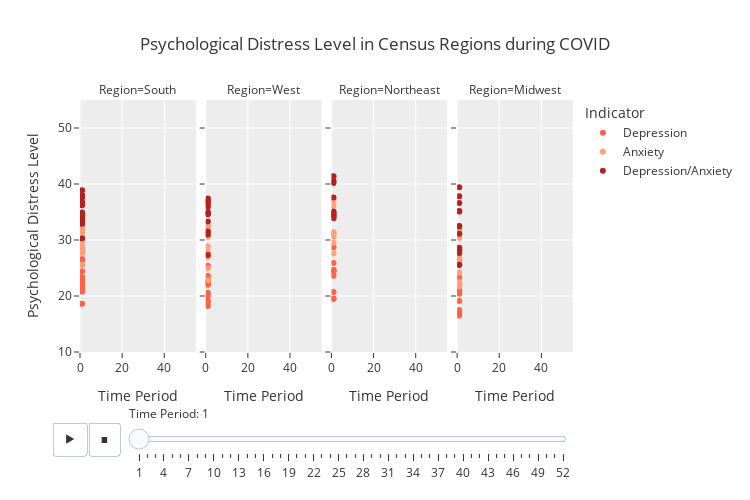

Notebook code cell kept with this figure:
### Markdown cell above
On average, households in southern states experience higher levels of psychological distress. To examine the state data in greater detail, we create the interactive chart below that offers intuitive navigation. By clicking the play button, the chart will automatically display data spanning time periods 1 to 52 (April 2020 to December 2022). We can pause the animation at any point or select a specific time period to view the corresponding data. Additionally, hovering over a point reveals detailed information, including the state name, symptoms, time period, region, and Psychological Distress level.

### Code cell
# We have already converted the states to regions
fig = px.scatter(state, x="Time Period", y="Psychological Distress Level", animation_frame="Time Period", 
                 animation_group="State", color="Indicator", hover_name="State", facet_col="Region",
                 log_x=False, size_max=45, range_x=[0,55], range_y=[10,55], 
                 title="Psychological Distress Level in Census Regions during COVID",
                 color_discrete_map={
                     'Anxiety': '#FFA07A',           # Light Salmon (Light Red)
                     'Depression': '#FF6347',        # Tomato (Medium Red)
                     'Depression/Anxiety': '#B22222' # Firebrick (Dark Red)
                 })

# Adding a slider for time period navigation
fig.update_layout(
    sliders=[{
        'active': 0,
        'currentvalue': {'prefix': 'Time Period: '},
        'pad': {"t": 50},
        'steps': [{'label': str(i), 'method': 'animate', 'args': [[str(i)], {'frame': {'duration': 300, 'redraw': True}}]} for i in state['Time Period'].unique()]
    }],
    title_x=0.5,
    xaxis_title="Time Period",
    yaxis_title="Psychological Distress Level",
)

fig.show()

### Figure 1 — Plotly figure (JSON) as saved in the notebook; plotly's stock layout.template omitted (floating-point values rounded to 4 significant figures)
{"data": [{"hovertemplate": "<b>%{hovertext}</b><br><br>Indicator=Depression<br>Time Period=%{x}<br>Region=South<br>Psychological Distress Level=%{y}<extra></extra>", "hovertext": ["Alabama", "Arkansas", "Delaware", "District of Columbia", "Florida", "Georgia", "Kentucky", "Louisiana", "Maryland", "Mississippi", "North Carolina", "Oklahoma", "South Carolina", "Tennessee", "Texas", "Virginia", "West Virginia"], "ids": ["Alabama", "Arkansas", "Delaware", "District of Columbia", "Florida", "Georgia", "Kentucky", "Louisiana", "Maryland", "Mississippi", "North Carolina", "Oklahoma", "South Carolina", "Tennessee", "Texas", "Virginia", "West Virginia"], "legendgroup": "Depression", "marker": {"color": "#FF6347", "symbol": "circle"}, "mode": "markers", "name": "Depression", "orientation": "v", "showlegend": true, "type": "scatter", "x": [1, 1, 1, 1, 1, 1, 1, 1, 1, 1, 1, 1, 1, 1, 1, 1, 1], "xaxis": "x", "y": [18.6, 26.6, 21.1, 26.4, 22.5, 25.6, 23.2, 28.1, 20.9, 22.9, 21.1, 20.8, 21.6, 22.2, 24.4, 21.5, 23.4], "yaxis": "y"}, {"hovertemplate": "<b>%{hovertext}</b><br><br>Indicator=Depression<br>Time Period=%{x}<br>Region=West<br>Psychological Distress Level=%{y}<extra></extra>", "hovertext": ["Alaska", "Arizona", "California", "Colorado", "Hawaii", "Idaho", "Montana", "Nevada", "New Mexico", "Oregon", "Utah", "Washington", "Wyoming"], "ids": ["Alaska", "Arizona", "California", "Colorado", "Hawaii", "Idaho", "Montana", "Nevada", "New Mexico", "Oregon", "Utah", "Washington", "Wyoming"], "legendgroup": "Depression", "marker": {"color": "#FF6347", "symbol": "circle"}, "mode": "markers", "name": "Depression", "orientation": "v", "showlegend": false, "type": "scatter", "x": [1, 1, 1, 1, 1, 1, 1, 1, 1, 1, 1, 1, 1], "xaxis": "x2", "y": [19.2, 22.4, 25.4, 22, 20, 20.6, 18.2, 23.6, 22.4, 22.5, 22.9, 22.1, 18.9], "yaxis": "y2"}, {"hovertemplate": "<b>%{hovertext}</b><br><br>Indicator=Depression<br>Time Period=%{x}<br>Region=Northeast<br>Psychological Distress Level=%{y}<extra></extra>", "hovertext": ["Connecticut", "Maine", "Massachusetts", "New Hampshire", "New Jersey", "New York", "Pennsylvania", "Rhode Island", "Vermont"], "ids": ["Connecticut", "Maine", "Massachusetts", "New Hampshire", "New Jersey", "New York", "Pennsylvania", "Rhode Island", "Vermont"], "legendgroup": "Depression", "marker": {"color": "#FF6347", "symbol": "circle"}, "mode": "markers", "name": "Depression", "orientation": "v", "showlegend": false, "type": "scatter", "x": [1, 1, 1, 1, 1, 1, 1, 1, 1], "xaxis": "x3", "y": [24.4, 19.5, 25.9, 19.5, 23.6, 28.7, 24.7, 24.5, 20.7], "yaxis": "y3"}, {"hovertemplate": "<b>%{hovertext}</b><br><br>Indicator=Depression<br>Time Period=%{x}<br>Region=Midwest<br>Psychological Distress Level=%{y}<extra></extra>", "hovertext": ["Illinois", "Indiana", "Iowa", "Kansas", "Michigan", "Minnesota", "Missouri", "Nebraska", "North Dakota", "Ohio", "South Dakota", "Wisconsin"], "ids": ["Illinois", "Indiana", "Iowa", "Kansas", "Michigan", "Minnesota", "Missouri", "Nebraska", "North Dakota", "Ohio", "South Dakota", "Wisconsin"], "legendgroup": "Depression", "marker": {"color": "#FF6347", "symbol": "circle"}, "mode": "markers", "name": "Depression", "orientation": "v", "showlegend": false, "type": "scatter", "x": [1, 1, 1, 1, 1, 1, 1, 1, 1, 1, 1, 1], "xaxis": "x4", "y": [23.3, 26.4, 16.5, 22.1, 25.5, 20.4, 21, 19.1, 17, 21.2, 17.5, 22], "yaxis": "y4"}, {"hovertemplate": "<b>%{hovertext}</b><br><br>Indicator=Anxiety<br>Time Period=%{x}<br>Region=South<br>Psychological Distress Level=%{y}<extra></extra>", "hovertext": ["Alabama", "Arkansas", "Delaware", "District of Columbia", "Florida", "Georgia", "Kentucky", "Louisiana", "Maryland", "Mississippi", "North Carolina", "Oklahoma", "South Carolina", "Tennessee", "Texas", "Virginia", "West Virginia"], "ids": ["Alabama", "Arkansas", "Delaware", "District of Columbia", "Florida", "Georgia", "Kentucky", "Louisiana", "Maryland", "Mississippi", "North Carolina", "Oklahoma", "South Carolina", "Tennessee", "Texas", "Virginia", "West Virginia"], "legendgroup": "Anxiety", "marker": {"color": "#FFA07A", "symbol": "circle"}, "mode": "markers", "name": "Anxiety", "orientation": "v", "showlegend": true, "type": "scatter", "x": [1, 1, 1, 1, 1, 1, 1, 1, 1, 1, 1, 1, 1, 1, 1, 1, 1], "xaxis": "x", "y": [25.6, 33.7, 29.9, 31.4, 32.6, 31.9, 31.6, 34.4, 27.7, 30.3, 30, 28.6, 27.8, 28.2, 29.7, 28.5, 28.8], "yaxis": "y"}, {"hovertemplate": "<b>%{hovertext}</b><br><br>Indicator=Anxiety<br>Time Period=%{x}<br>Region=West<br>Psychological Distress Level=%{y}<extra></extra>", "hovertext": ["Alaska", "Arizona", "California", "Colorado", "Hawaii", "Idaho", "Montana", "Nevada", "New Mexico", "Oregon", "Utah", "Washington", "Wyoming"], "ids": ["Alaska", "Arizona", "California", "Colorado", "Hawaii", "Idaho", "Montana", "Nevada", "New Mexico", "Oregon", "Utah", "Washington", "Wyoming"], "legendgroup": "Anxiety", "marker": {"color": "#FFA07A", "symbol": "circle"}, "mode": "markers", "name": "Anxiety", "orientation": "v", "showlegend": false, "type": "scatter", "x": [1, 1, 1, 1, 1, 1, 1, 1, 1, 1, 1, 1, 1], "xaxis": "x2", "y": [27.7, 32.3, 30.8, 32.6, 32.3, 26.9, 22.8, 31.4, 27.9, 31.5, 28.9, 30.6, 24.9], "yaxis": "y2"}, {"hovertemplate": "<b>%{hovertext}</b><br><br>Indicator=Anxiety<br>Time Period=%{x}<br>Region=Northeast<br>Psychological Distress Level=%{y}<extra></extra>", "hovertext": ["Connecticut", "Maine", "Massachusetts", "New Hampshire", "New Jersey", "New York", "Pennsylvania", "Rhode Island", "Vermont"], "ids": ["Connecticut", "Maine", "Massachusetts", "New Hampshire", "New Jersey", "New York", "Pennsylvania", "Rhode Island", "Vermont"], "legendgroup": "Anxiety", "marker": {"color": "#FFA07A", "symbol": "circle"}, "mode": "markers", "name": "Anxiety", "orientation": "v", "showlegend": false, "type": "scatter", "x": [1, 1, 1, 1, 1, 1, 1, 1, 1], "xaxis": "x3", "y": [34.9, 29.5, 37, 31.3, 31.4, 36.1, 31, 27.6, 30.6], "yaxis": "y3"}, {"hovertemplate": "<b>%{hovertext}</b><br><br>Indicator=Anxiety<br>Time Period=%{x}<br>Region=Midwest<br>Psychological Distress Level=%{y}<extra></extra>", "hovertext": ["Illinois", "Indiana", "Iowa", "Kansas", "Michigan", "Minnesota", "Missouri", "Nebraska", "North Dakota", "Ohio", "South Dakota", "Wisconsin"], "ids": ["Illinois", "Indiana", "Iowa", "Kansas", "Michigan", "Minnesota", "Missouri", "Nebraska", "North Dakota", "Ohio", "South Dakota", "Wisconsin"], "legendgroup": "Anxiety", "marker": {"color": "#FFA07A", "symbol": "circle"}, "mode": "markers", "name": "Anxiety", "orientation": "v", "showlegend": false, "type": "scatter", "x": [1, 1, 1, 1, 1, 1, 1, 1, 1, 1, 1, 1], "xaxis": "x4", "y": [31.1, 31.8, 22.5, 26.4, 32.5, 28.5, 30.4, 24.2, 21.7, 31.1, 22.1, 27.1], "yaxis": "y4"}, {"hovertemplate": "<b>%{hovertext}</b><br><br>Indicator=Depression/Anxiety<br>Time Period=%{x}<br>Region=South<br>Psychological Distress Level=%{y}<extra></extra>", "hovertext": ["Alabama", "Arkansas", "Delaware", "District of Columbia", "Florida", "Georgia", "Kentucky", "Louisiana", "Maryland", "Mississippi", "North Carolina", "Oklahoma", "South Carolina", "Tennessee", "Texas", "Virginia", "West Virginia"], "ids": ["Alabama", "Arkansas", "Delaware", "District of Columbia", "Florida", "Georgia", "Kentucky", "Louisiana", "Maryland", "Mississippi", "North Carolina", "Oklahoma", "South Carolina", "Tennessee", "Texas", "Virginia", "West Virginia"], "legendgroup": "Depression/Anxiety", "marker": {"color": "#B22222", "symbol": "circle"}, "mode": "markers", "name": "Depression/Anxiety", "orientation": "v", "showlegend": true, "type": "scatter", "x": [1, 1, 1, 1, 1, 1, 1, 1, 1, 1, 1, 1, 1, 1, 1, 1, 1], "xaxis": "x", "y": [30.3, 38, 34.7, 37.6, 36.8, 36.2, 36.4, 38.9, 32.9, 34.5, 34.6, 34.1, 33.3, 33.4, 34.9, 33.7, 34.3], "yaxis": "y"}, {"hovertemplate": "<b>%{hovertext}</b><br><br>Indicator=Depression/Anxiety<br>Time Period=%{x}<br>Region=West<br>Psychological Distress Level=%{y}<extra></extra>", "hovertext": ["Alaska", "Arizona", "California", "Colorado", "Hawaii", "Idaho", "Montana", "Nevada", "New Mexico", "Oregon", "Utah", "Washington", "Wyoming"], "ids": ["Alaska", "Arizona", "California", "Colorado", "Hawaii", "Idaho", "Montana", "Nevada", "New Mexico", "Oregon", "Utah", "Washington", "Wyoming"], "legendgroup": "Depression/Anxiety", "marker": {"color": "#B22222", "symbol": "circle"}, "mode": "markers", "name": "Depression/Anxiety", "orientation": "v", "showlegend": false, "type": "scatter", "x": [1, 1, 1, 1, 1, 1, 1, 1, 1, 1, 1, 1, 1], "xaxis": "x2", "y": [31.5, 36.4, 37.4, 35.9, 37, 33.3, 27.3, 34.8, 34.6, 36.8, 34.7, 35, 31], "yaxis": "y2"}, {"hovertemplate": "<b>%{hovertext}</b><br><br>Indicator=Depression/Anxiety<br>Time Period=%{x}<br>Region=Northeast<br>Psychological Distress Level=%{y}<extra></extra>", "hovertext": ["Connecticut", "Maine", "Massachusetts", "New Hampshire", "New Jersey", "New York", "Pennsylvania", "Rhode Island", "Vermont"], "ids": ["Connecticut", "Maine", "Massachusetts", "New Hampshire", "New Jersey", "New York", "Pennsylvania", "Rhode Island", "Vermont"], "legendgroup": "Depression/Anxiety", "marker": {"color": "#B22222", "symbol": "circle"}, "mode": "markers", "name": "Depression/Anxiety", "orientation": "v", "showlegend": false, "type": "scatter", "x": [1, 1, 1, 1, 1, 1, 1, 1, 1], "xaxis": "x3", "y": [40.2, 34.3, 40.6, 34.8, 37.6, 41.4, 35.1, 34.4, 33.9], "yaxis": "y3"}, {"hovertemplate": "<b>%{hovertext}</b><br><br>Indicator=Depression/Anxiety<br>Time Period=%{x}<br>Region=Midwest<br>Psychological Distress Level=%{y}<extra></extra>", "hovertext": ["Illinois", "Indiana", "Iowa", "Kansas", "Michigan", "Minnesota", "Missouri", "Nebraska", "North Dakota", "Ohio", "South Dakota", "Wisconsin"], "ids": ["Illinois", "Indiana", "Iowa", "Kansas", "Michigan", "Minnesota", "Missouri", "Nebraska", "North Dakota", "Ohio", "South Dakota", "Wisconsin"], "legendgroup": "Depression/Anxiety", "marker": {"color": "#B22222", "symbol": "circle"}, "mode": "markers", "name": "Depression/Anxiety", "orientation": "v", "showlegend": false, "type": "scatter", "x": [1, 1, 1, 1, 1, 1, 1, 1, 1, 1, 1, 1], "xaxis": "x4", "y": [36.6, 37.8, 28.2, 32.5, 39.4, 32.4, 35.2, 28.6, 27.7, 35.1, 25.6, 31.1], "yaxis": "y4"}], "layout": {"annotations": [{"font": {}, "showarrow": false, "text": "Region=South", "x": 0.1175, "xanchor": "center", "xref": "paper", "y": 1, "yanchor": "bottom", "yref": "paper"}, {"font": {}, "showarrow": false, "text": "Region=West", "x": 0.3725, "xanchor": "center", "xref": "paper", "y": 1, "yanchor": "bottom", "yref": "paper"}, {"font": {}, "showarrow": false, "text": "Region=Northeast", "x": 0.6275, "xanchor": "center", "xref": "paper", "y": 1, "yanchor": "bottom", "yref": "paper"}, {"font": {}, "showarrow": false, "text": "Region=Midwest", "x": 0.8825, "xanchor": "center", "xref": "paper", "y": 1, "yanchor": "bottom", "yref": "paper"}], "height": 500, "legend": {"title": {"text": "Indicator"}, "tracegroupgap": 0}, "sliders": [{"active": 0, "currentvalue": {"prefix": "Time Period: "}, "len": 0.9, "pad": {"b": 10, "t": 50}, "steps": [{"args": [["1"], {"frame": {"duration": 300, "redraw": true}}], "label": "1", "method": "animate"}, {"args": [["2"], {"frame": {"duration": 300, "redraw": true}}], "label": "2", "method": "animate"}, {"args": [["3"], {"frame": {"duration": 300, "redraw": true}}], "label": "3", "method": "animate"}, {"args": [["4"], {"frame": {"duration": 300, "redraw": true}}], "label": "4", "method": "animate"}, {"args": [["5"], {"frame": {"duration": 300, "redraw": true}}], "label": "5", "method": "animate"}, {"args": [["6"], {"frame": {"duration": 300, "redraw": true}}], "label": "6", "method": "animate"}, {"args": [["7"], {"frame": {"duration": 300, "redraw": true}}], "label": "7", "method": "animate"}, {"args": [["8"], {"frame": {"duration": 300, "redraw": true}}], "label": "8", "method": "animate"}, {"args": [["9"], {"frame": {"duration": 300, "redraw": true}}], "label": "9", "method": "animate"}, {"args": [["10"], {"frame": {"duration": 300, "redraw": true}}], "label": "10", "method": "animate"}, {"args": [["11"], {"frame": {"duration": 300, "redraw": true}}], "label": "11", "method": "animate"}, {"args": [["12"], {"frame": {"duration": 300, "redraw": true}}], "label": "12", "method": "animate"}, {"args": [["13"], {"frame": {"duration": 300, "redraw": true}}], "label": "13", "method": "animate"}, {"args": [["14"], {"frame": {"duration": 300, "redraw": true}}], "label": "14", "method": "animate"}, {"args": [["15"], {"frame": {"duration": 300, "redraw": true}}], "label": "15", "method": "animate"}, {"args": [["16"], {"frame": {"duration": 300, "redraw": true}}], "label": "16", "method": "animate"}, {"args": [["17"], {"frame": {"duration": 300, "redraw": true}}], "label": "17", "method": "animate"}, {"args": [["18"], {"frame": {"duration": 300, "redraw": true}}], "label": "18", "method": "animate"}, {"args": [["19"], {"frame": {"duration": 300, "redraw": true}}], "label": "19", "method": "animate"}, {"args": [["20"], {"frame": {"duration": 300, "redraw": true}}], "label": "20", "method": "animate"}, {"args": [["21"], {"frame": {"duration": 300, "redraw": true}}], "label": "21", "method": "animate"}, {"args": [["22"], {"frame": {"duration": 300, "redraw": true}}], "label": "22", "method": "animate"}, {"args": [["23"], {"frame": {"duration": 300, "redraw": true}}], "label": "23", "method": "animate"}, {"args": [["24"], {"frame": {"duration": 300, "redraw": true}}], "label": "24", "method": "animate"}, {"args": [["25"], {"frame": {"duration": 300, "redraw": true}}], "label": "25", "method": "animate"}, {"args": [["26"], {"frame": {"duration": 300, "redraw": true}}], "label": "26", "method": "animate"}, {"args": [["27"], {"frame": {"duration": 300, "redraw": true}}], "label": "27", "method": "animate"}, {"args": [["28"], {"frame": {"duration": 300, "redraw": true}}], "label": "28", "method": "animate"}, {"args": [["29"], {"frame": {"duration": 300, "redraw": true}}], "label": "29", "method": "animate"}, {"args": [["30"], {"frame": {"duration": 300, "redraw": true}}], "label": "30", "method": "animate"}, {"args": [["31"], {"frame": {"duration": 300, "redraw": true}}], "label": "31", "method": "animate"}, {"args": [["32"], {"frame": {"duration": 300, "redraw": true}}], "label": "32", "method": "animate"}, {"args": [["33"], {"frame": {"duration": 300, "redraw": true}}], "label": "33", "method": "animate"}, {"args": [["34"], {"frame": {"duration": 300, "redraw": true}}], "label": "34", "method": "animate"}, {"args": [["35"], {"frame": {"duration": 300, "redraw": true}}], "label": "35", "method": "animate"}, {"args": [["36"], {"frame": {"duration": 300, "redraw": true}}], "label": "36", "method": "animate"}, {"args": [["37"], {"frame": {"duration": 300, "redraw": true}}], "label": "37", "method": "animate"}, {"args": [["38"], {"frame": {"duration": 300, "redraw": true}}], "label": "38", "method": "animate"}, {"args": [["39"], {"frame": {"duration": 300, "redraw": true}}], "label": "39", "method": "animate"}, {"args": [["40"], {"frame": {"duration": 300, "redraw": true}}], "label": "40", "method": "animate"}, {"args": [["41"], {"frame": {"duration": 300, "redraw": true}}], "label": "41", "method": "animate"}, {"args": [["42"], {"frame": {"duration": 300, "redraw": true}}], "label": "42", "method": "animate"}, {"args": [["43"], {"frame": {"duration": 300, "redraw": true}}], "label": "43", "method": "animate"}, {"args": [["44"], {"frame": {"duration": 300, "redraw": true}}], "label": "44", "method": "animate"}, {"args": [["45"], {"frame": {"duration": 300, "redraw": true}}], "label": "45", "method": "animate"}, {"args": [["46"], {"frame": {"duration": 300, "redraw": true}}], "label": "46", "method": "animate"}, {"args": [["47"], {"frame": {"duration": 300, "redraw": true}}], "label": "47", "method": "animate"}, {"args": [["48"], {"frame": {"duration": 300, "redraw": true}}], "label": "48", "method": "animate"}, {"args": [["49"], {"frame": {"duration": 300, "redraw": true}}], "label": "49", "method": "animate"}, {"args": [["50"], {"frame": {"duration": 300, "redraw": true}}], "label": "50", "method": "animate"}, {"args": [["51"], {"frame": {"duration": 300, "redraw": true}}], "label": "51", "method": "animate"}, {"args": [["52"], {"frame": {"duration": 300, "redraw": true}}], "label": "52", "method": "animate"}], "x": 0.1, "xanchor": "left", "y": 0, "yanchor": "top"}], "title": {"text": "Psychological Distress Level in Census Regions during COVID", "x": 0.5}, "updatemenus": [{"buttons": [{"args": [null, {"frame": {"duration": 500, "redraw": false}, "fromcurrent": true, "mode": "immediate", "transition": {"duration": 500, "easing": "linear"}}], "label": "&#9654;", "method": "animate"}, {"args": [[null], {"frame": {"duration": 0, "redraw": false}, "fromcurrent": true, "mode": "immediate", "transition": {"duration": 0, "easing": "linear"}}], "label": "&#9724;", "method": "animate"}], "direction": "left", "pad": {"r": 10, "t": 70}, "showactive": false, "type": "buttons", "x": 0.1, "xanchor": "right", "y": 0, "yanchor": "top"}], "width": 750, "xaxis": {"anchor": "y", "categoryarray": [1, 2, 3, 4, 5, 6, 7, 8, 9, 10, 11, 12, 13, 14, 15, 16, 17, 18, 19, 20, 21, 22, 23, 24, 25, 26, 27, 28, 29, 30, 31, 32, 33, 34, 35, 36, 37, 38, 39, 40, 41, 42, 43, 44, 45, 46, 47, 48, 49, 50, 51, 52], "categoryorder": "array", "domain": [0, 0.235], "range": [0, 55], "title": {"text": "Time Period"}}, "xaxis2": {"anchor": "y2", "categoryarray": [1, 2, 3, 4, 5, 6, 7, 8, 9, 10, 11, 12, 13, 14, 15, 16, 17, 18, 19, 20, 21, 22, 23, 24, 25, 26, 27, 28, 29, 30, 31, 32, 33, 34, 35, 36, 37, 38, 39, 40, 41, 42, 43, 44, 45, 46, 47, 48, 49, 50, 51, 52], "categoryorder": "array", "domain": [0.255, 0.49], "matches": "x", "range": [0, 55], "title": {"text": "Time Period"}}, "xaxis3": {"anchor": "y3", "categoryarray": [1, 2, 3, 4, 5, 6, 7, 8, 9, 10, 11, 12, 13, 14, 15, 16, 17, 18, 19, 20, 21, 22, 23, 24, 25, 26, 27, 28, 29, 30, 31, 32, 33, 34, 35, 36, 37, 38, 39, 40, 41, 42, 43, 44, 45, 46, 47, 48, 49, 50, 51, 52], "categoryorder": "array", "domain": [0.51, 0.745], "matches": "x", "range": [0, 55], "title": {"text": "Time Period"}}, "xaxis4": {"anchor": "y4", "categoryarray": [1, 2, 3, 4, 5, 6, 7, 8, 9, 10, 11, 12, 13, 14, 15, 16, 17, 18, 19, 20, 21, 22, 23, 24, 25, 26, 27, 28, 29, 30, 31, 32, 33, 34, 35, 36, 37, 38, 39, 40, 41, 42, 43, 44, 45, 46, 47, 48, 49, 50, 51, 52], "categoryorder": "array", "domain": [0.765, 1.0], "matches": "x", "range": [0, 55], "title": {"text": "Time Period"}}, "yaxis": {"anchor": "x", "domain": [0, 1], "range": [10, 55], "title": {"text": "Psychological Distress Level"}}, "yaxis2": {"anchor": "x2", "domain": [0, 1], "matches": "y", "showticklabels": false}, "yaxis3": {"anchor": "x3", "domain": [0, 1], "matches": "y", "showticklabels": false}, "yaxis4": {"anchor": "x4", "domain": [0, 1], "matches": "y", "showticklabels": false}}}
